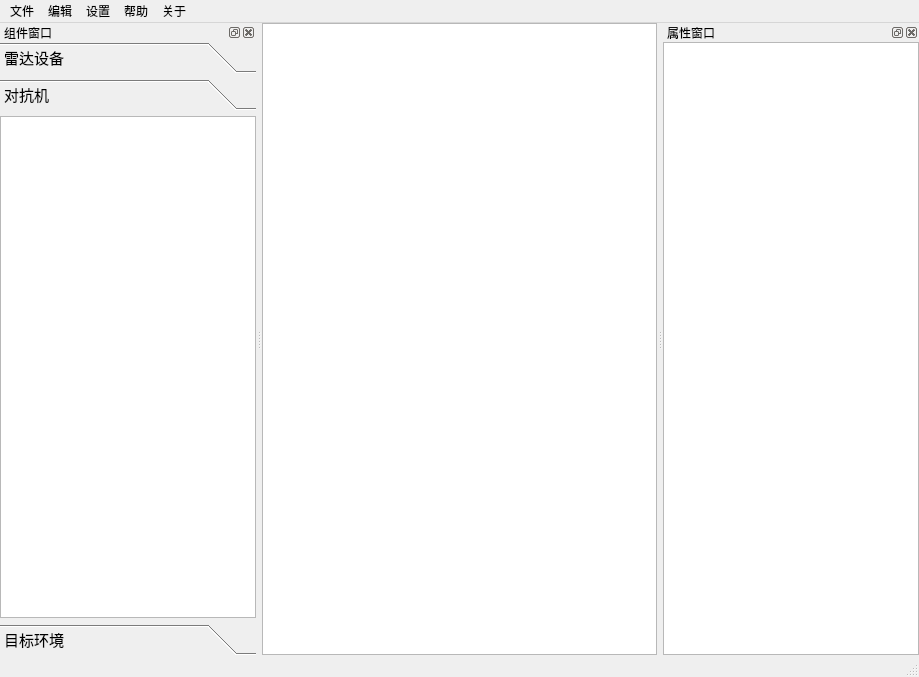
<?xml version="1.0" encoding="UTF-8"?>
<ui version="4.0">
 <class>MainWindowNew</class>
 <widget class="QMainWindow" name="MainWindowNew">
  <property name="geometry">
   <rect>
    <x>0</x>
    <y>0</y>
    <width>919</width>
    <height>677</height>
   </rect>
  </property>
  <property name="windowTitle">
   <string>MainWindow</string>
  </property>
  <widget class="QWidget" name="centralwidget">
   <layout class="QGridLayout" name="gridLayout_5">
    <property name="leftMargin">
     <number>0</number>
    </property>
    <property name="topMargin">
     <number>0</number>
    </property>
    <property name="rightMargin">
     <number>0</number>
    </property>
    <property name="bottomMargin">
     <number>0</number>
    </property>
    <property name="spacing">
     <number>0</number>
    </property>
    <item row="0" column="0">
     <widget class="QGraphicsView" name="graphicsView">
      <property name="styleSheet">
       <string notr="true"/>
      </property>
      <property name="frameShape">
       <enum>QFrame::StyledPanel</enum>
      </property>
      <property name="frameShadow">
       <enum>QFrame::Plain</enum>
      </property>
      <property name="sizeAdjustPolicy">
       <enum>QAbstractScrollArea::AdjustIgnored</enum>
      </property>
      <property name="viewportUpdateMode">
       <enum>QGraphicsView::MinimalViewportUpdate</enum>
      </property>
     </widget>
    </item>
   </layout>
  </widget>
  <widget class="QMenuBar" name="menubar">
   <property name="geometry">
    <rect>
     <x>0</x>
     <y>0</y>
     <width>919</width>
     <height>21</height>
    </rect>
   </property>
   <widget class="QMenu" name="menufile">
    <property name="title">
     <string>文件</string>
    </property>
    <addaction name="actionnewFile"/>
    <addaction name="actionsaveFile"/>
    <addaction name="separator"/>
    <addaction name="actionexit"/>
   </widget>
   <widget class="QMenu" name="menuedit">
    <property name="title">
     <string>编辑</string>
    </property>
   </widget>
   <widget class="QMenu" name="menusetting">
    <property name="title">
     <string>设置</string>
    </property>
    <addaction name="actio_leftDock"/>
    <addaction name="actionProperty"/>
   </widget>
   <widget class="QMenu" name="menuhelp">
    <property name="title">
     <string>帮助</string>
    </property>
   </widget>
   <widget class="QMenu" name="menuabout">
    <property name="title">
     <string>关于</string>
    </property>
    <addaction name="actionabout_DPSP"/>
    <addaction name="actionabout_us"/>
   </widget>
   <addaction name="menufile"/>
   <addaction name="menuedit"/>
   <addaction name="menusetting"/>
   <addaction name="menuhelp"/>
   <addaction name="menuabout"/>
  </widget>
  <widget class="QStatusBar" name="statusBar"/>
  <widget class="QDockWidget" name="dockWidget_left">
   <property name="minimumSize">
    <size>
     <width>107</width>
     <height>228</height>
    </size>
   </property>
   <property name="windowTitle">
    <string>组件窗口</string>
   </property>
   <attribute name="dockWidgetArea">
    <number>1</number>
   </attribute>
   <widget class="QWidget" name="dockWidgetContents_3">
    <layout class="QGridLayout" name="gridLayout">
     <property name="leftMargin">
      <number>0</number>
     </property>
     <property name="topMargin">
      <number>0</number>
     </property>
     <property name="rightMargin">
      <number>0</number>
     </property>
     <property name="bottomMargin">
      <number>0</number>
     </property>
     <property name="spacing">
      <number>0</number>
     </property>
     <item row="0" column="0">
      <widget class="QToolBox" name="toolBox_left">
       <property name="font">
        <font>
         <family>黑体</family>
         <pointsize>11</pointsize>
        </font>
       </property>
       <property name="currentIndex">
        <number>1</number>
       </property>
       <property name="tabSpacing">
        <number>6</number>
       </property>
       <widget class="QWidget" name="page_rader">
        <property name="geometry">
         <rect>
          <x>0</x>
          <y>0</y>
          <width>256</width>
          <height>524</height>
         </rect>
        </property>
        <attribute name="icon">
         <iconset resource="../Res/res.qrc">
          <normaloff>:/img/radar.png</normaloff>:/img/radar.png</iconset>
        </attribute>
        <attribute name="label">
         <string>雷达设备</string>
        </attribute>
        <layout class="QGridLayout" name="gridLayout_8">
         <property name="leftMargin">
          <number>0</number>
         </property>
         <property name="topMargin">
          <number>0</number>
         </property>
         <property name="rightMargin">
          <number>0</number>
         </property>
         <property name="bottomMargin">
          <number>0</number>
         </property>
         <property name="spacing">
          <number>0</number>
         </property>
         <item row="0" column="0">
          <widget class="DragListWidget" name="listWidget_rader">
           <property name="sizePolicy">
            <sizepolicy hsizetype="Preferred" vsizetype="Preferred">
             <horstretch>0</horstretch>
             <verstretch>0</verstretch>
            </sizepolicy>
           </property>
          </widget>
         </item>
        </layout>
       </widget>
       <widget class="QWidget" name="page_ecm">
        <property name="geometry">
         <rect>
          <x>0</x>
          <y>0</y>
          <width>256</width>
          <height>524</height>
         </rect>
        </property>
        <attribute name="icon">
         <iconset resource="../Res/res.qrc">
          <normaloff>:/img/ecmdemo.jpg</normaloff>:/img/ecmdemo.jpg</iconset>
        </attribute>
        <attribute name="label">
         <string>对抗机</string>
        </attribute>
        <layout class="QGridLayout" name="gridLayout_6">
         <property name="leftMargin">
          <number>0</number>
         </property>
         <property name="topMargin">
          <number>0</number>
         </property>
         <property name="rightMargin">
          <number>0</number>
         </property>
         <property name="bottomMargin">
          <number>0</number>
         </property>
         <property name="spacing">
          <number>0</number>
         </property>
         <item row="0" column="0">
          <widget class="DragListWidget" name="listWidget_ecm"/>
         </item>
        </layout>
       </widget>
       <widget class="QWidget" name="page_object">
        <property name="geometry">
         <rect>
          <x>0</x>
          <y>0</y>
          <width>256</width>
          <height>524</height>
         </rect>
        </property>
        <attribute name="icon">
         <iconset resource="../Res/res.qrc">
          <normaloff>:/img/input.png</normaloff>:/img/input.png</iconset>
        </attribute>
        <attribute name="label">
         <string>目标环境</string>
        </attribute>
        <layout class="QGridLayout" name="gridLayout_7">
         <property name="leftMargin">
          <number>0</number>
         </property>
         <property name="topMargin">
          <number>0</number>
         </property>
         <property name="rightMargin">
          <number>0</number>
         </property>
         <property name="bottomMargin">
          <number>0</number>
         </property>
         <property name="spacing">
          <number>0</number>
         </property>
         <item row="0" column="0">
          <widget class="DragListWidget" name="listWidget_object"/>
         </item>
        </layout>
       </widget>
      </widget>
     </item>
    </layout>
   </widget>
  </widget>
  <widget class="QDockWidget" name="dockWidget_property">
   <property name="sizePolicy">
    <sizepolicy hsizetype="Preferred" vsizetype="Preferred">
     <horstretch>0</horstretch>
     <verstretch>0</verstretch>
    </sizepolicy>
   </property>
   <property name="windowTitle">
    <string>属性窗口</string>
   </property>
   <attribute name="dockWidgetArea">
    <number>2</number>
   </attribute>
   <widget class="QWidget" name="dockWidgetContents">
    <layout class="QGridLayout" name="gridLayout_2">
     <property name="leftMargin">
      <number>0</number>
     </property>
     <property name="topMargin">
      <number>0</number>
     </property>
     <property name="rightMargin">
      <number>0</number>
     </property>
     <property name="bottomMargin">
      <number>0</number>
     </property>
     <property name="spacing">
      <number>0</number>
     </property>
     <item row="0" column="0">
      <widget class="QListWidget" name="listWidget_property">
       <property name="autoScrollMargin">
        <number>10</number>
       </property>
      </widget>
     </item>
    </layout>
   </widget>
  </widget>
  <action name="actionnewFile">
   <property name="icon">
    <iconset resource="../Res/res.qrc">
     <normaloff>:/img/new.png</normaloff>:/img/new.png</iconset>
   </property>
   <property name="text">
    <string>新建工程</string>
   </property>
   <property name="toolTip">
    <string>新建工程</string>
   </property>
  </action>
  <action name="actionsaveFile">
   <property name="icon">
    <iconset resource="../Res/res.qrc">
     <normaloff>:/img/save.png</normaloff>:/img/save.png</iconset>
   </property>
   <property name="text">
    <string>保存工程</string>
   </property>
   <property name="toolTip">
    <string>保存工程</string>
   </property>
  </action>
  <action name="actionabout_DPSP">
   <property name="icon">
    <iconset resource="../Res/res.qrc">
     <normaloff>:/img/about.png</normaloff>:/img/about.png</iconset>
   </property>
   <property name="text">
    <string>关于 DPSP</string>
   </property>
  </action>
  <action name="actionabout_us">
   <property name="icon">
    <iconset resource="../Res/res.qrc">
     <normaloff>:/img/aboutUs.png</normaloff>:/img/aboutUs.png</iconset>
   </property>
   <property name="text">
    <string>关于我们</string>
   </property>
  </action>
  <action name="actionexit">
   <property name="icon">
    <iconset resource="../Res/res.qrc">
     <normaloff>:/img/exit.png</normaloff>:/img/exit.png</iconset>
   </property>
   <property name="text">
    <string>退出</string>
   </property>
  </action>
  <action name="actio_leftDock">
   <property name="checkable">
    <bool>true</bool>
   </property>
   <property name="checked">
    <bool>true</bool>
   </property>
   <property name="icon">
    <iconset resource="../Res/res.qrc">
     <normaloff>:/img/compXmlDock.png</normaloff>:/img/compXmlDock.png</iconset>
   </property>
   <property name="text">
    <string>组件栏</string>
   </property>
  </action>
  <action name="actionProperty">
   <property name="checkable">
    <bool>true</bool>
   </property>
   <property name="checked">
    <bool>false</bool>
   </property>
   <property name="icon">
    <iconset resource="../Res/res.qrc">
     <normaloff>:/img/property.png</normaloff>:/img/property.png</iconset>
   </property>
   <property name="text">
    <string>属性窗口</string>
   </property>
  </action>
 </widget>
 <customwidgets>
  <customwidget>
   <class>DragListWidget</class>
   <extends>QListWidget</extends>
   <header location="global">draglistwidget.h</header>
  </customwidget>
 </customwidgets>
 <resources>
  <include location="../Res/res.qrc"/>
 </resources>
 <connections/>
</ui>
